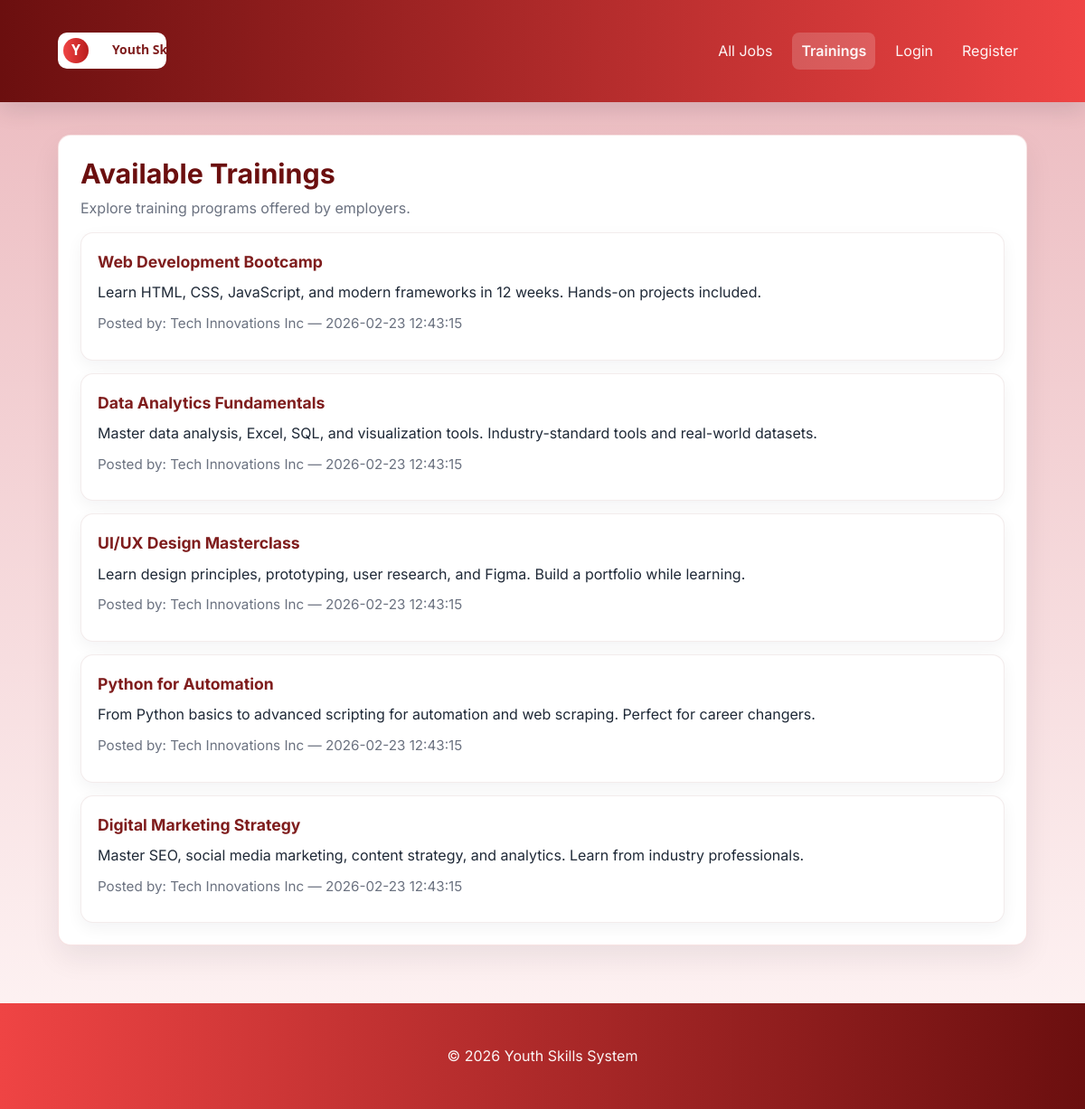
/trainings.php, run on the app's committed database.
### tables this page shows
CREATE TABLE IF NOT EXISTS `trainings` (
  `id` INT AUTO_INCREMENT PRIMARY KEY,
  `company_id` INT,
  `title` VARCHAR(255),
  `description` TEXT,
  `created_at` TIMESTAMP DEFAULT CURRENT_TIMESTAMP,
  FOREIGN KEY (company_id) REFERENCES users(id) ON DELETE CASCADE
);

CREATE TABLE IF NOT EXISTS `users` (
  `id` INT AUTO_INCREMENT PRIMARY KEY,
  `fullname` VARCHAR(150),
  `email` VARCHAR(200) UNIQUE,
  `password` VARCHAR(255),
  `role` VARCHAR(50),
  `created_at` TIMESTAMP DEFAULT CURRENT_TIMESTAMP
);

### trainings.php (the view, shortened to what this page needs)
<?php include('includes/header.php');
$check_col = $conn->query("SHOW COLUMNS FROM trainings LIKE 'company_id'");
if($check_col && $check_col->num_rows > 0){
    $result = $conn->query("SELECT trainings.*, users.fullname AS company_name FROM trainings LEFT JOIN users ON trainings.company_id = users.id ORDER BY trainings.created_at DESC");
} else {
    $result = $conn->query("SELECT * FROM trainings ORDER BY created_at DESC");
}
?>
<section class="card">
  <h1>Available Trainings</h1>
  <p class="subtitle">Explore training programs offered by employers.</p>
  <?php if($result && $result->num_rows): ?>
    <?php while($row = $result->fetch_assoc()): ?>
      <article class="card">
        <h3><?php echo htmlspecialchars($row['title']); ?></h3>
        <p><?php echo nl2br(htmlspecialchars($row['description'])); ?></p>
        <?php if(isset($row['company_name'])): ?>
        <p class="meta">Posted by: <?php echo htmlspecialchars($row['company_name'] ?? 'Company'); ?> — <?php echo htmlspecialchars($row['created_at'] ?? 'N/A'); ?></p>
        <?php else: ?>
        <p class="meta">Posted: <?php echo htmlspecialchars($row['created_at'] ?? 'N/A'); ?></p>
        <?php endif; ?>
      </article>
    <?php endwhile; ?>
  <?php else: ?>
    <div class="alert">No trainings available.</div>
  <?php endif; ?>
</section>
<?php include('includes/footer.php'); ?>

### assets/css/styles.css (style rules this page uses)
:root { --bg-1: #ebb8bd; --bg-2: #fff7f7; --red-50: #fff1f2; --red-100: #ffe4e6; --red-300: #fda4af; --red-600: #ef4444; --red-700: #b91c1c; --red-800: #6b0f0f; --text-900: #1f2937; --muted: #6b7280; --container-width: 1120px; }
* { box-sizing:border-box }
body { font-family:Inter,system-ui,Segoe UI,Arial,sans-serif;margin:0;color:var(--text-900);background:linear-gradient(180deg,var(--bg-1),var(--bg-2));-webkit-font-smoothing:antialiased;line-height:1.55 }
h1 { margin:0 0 8px;font-size:1.9rem;line-height:1.2;color:var(--red-800) }
h3 { margin:0 0 8px;font-size:1.1rem;color:#7f1d1d }
p { margin:0 0 10px }
.card { background:#fff;border:1px solid rgba(185,28,28,0.12);padding:24px;border-radius:14px;box-shadow:0 14px 32px rgba(15,23,42,0.07);margin-top:16px }
.card > .card { margin-top:14px;padding:18px;border-color:rgba(107,15,15,0.08);box-shadow:0 6px 18px rgba(15,23,42,0.05) }
.subtitle { color:var(--muted);margin-bottom:14px }
.meta { margin-top:8px;color:var(--muted);font-size:.95rem }

### data on the page
trainings: title "Web Development Bootcamp", description "Learn HTML, CSS, JavaScript, and modern frameworks in 12 weeks. Hands-on projects included.", company.fullname "Tech Innovations Inc", created_at "2026-02-23 12:43:15"
trainings: title "Data Analytics Fundamentals", description "Master data analysis, Excel, SQL, and visualization tools. Industry-standard tools and real-world datasets.", company.fullname "Tech Innovations Inc", created_at "2026-02-23 12:43:15"
trainings: title "UI/UX Design Masterclass", description "Learn design principles, prototyping, user research, and Figma. Build a portfolio while learning.", company.fullname "Tech Innovations Inc", created_at "2026-02-23 12:43:15"
trainings: title "Python for Automation", description "From Python basics to advanced scripting for automation and web scraping. Perfect for career changers.", company.fullname "Tech Innovations Inc", created_at "2026-02-23 12:43:15"
trainings: title "Digital Marketing Strategy", description "Master SEO, social media marketing, content strategy, and analytics. Learn from industry professionals.", company.fullname "Tech Innovations Inc", created_at "2026-02-23 12:43:15"
